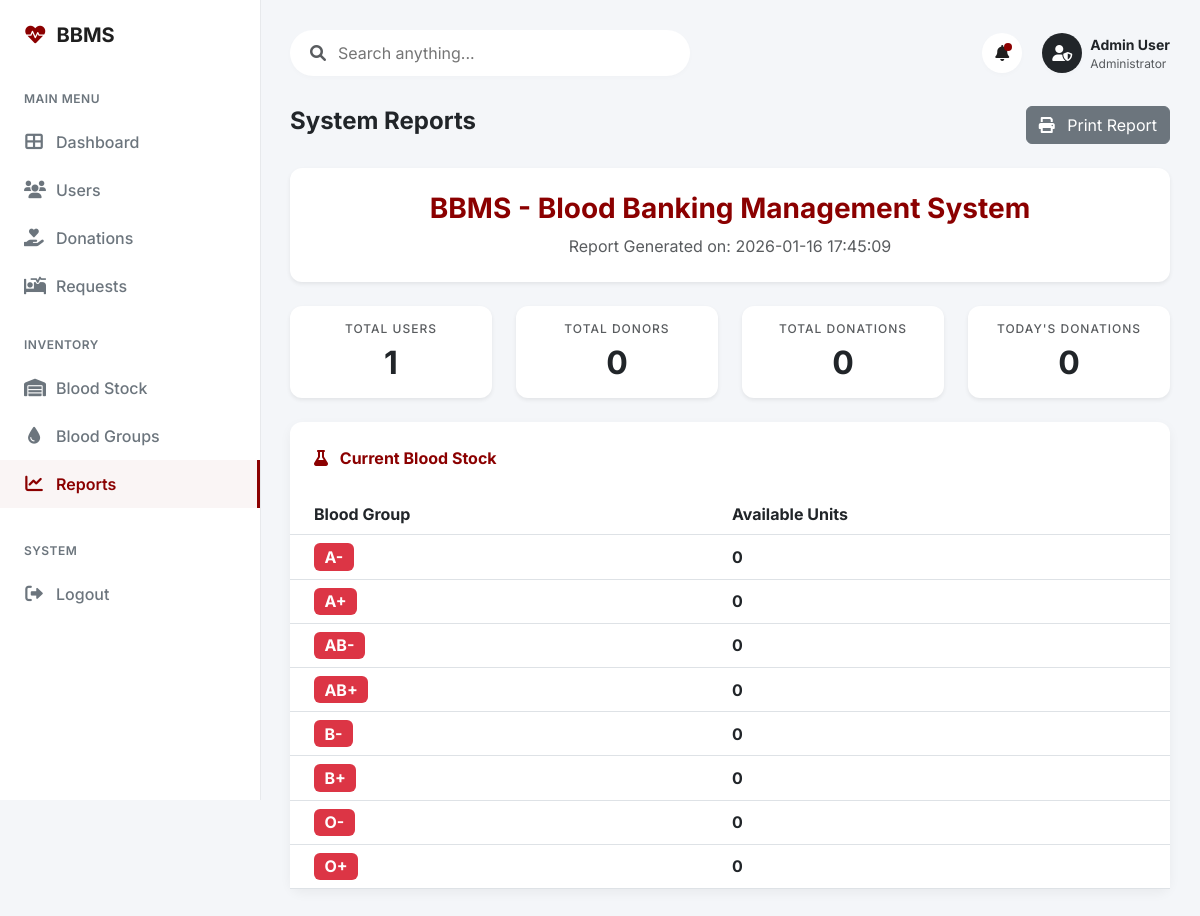
Page /admin/dashboard.php?page=reports (signed in) on the committed database.
### tables this page shows
CREATE TABLE `blood_store` (
  `id` int(11) NOT NULL AUTO_INCREMENT,
  `blood_group_id` int(11) NOT NULL,
  `available_units` int(11) NOT NULL DEFAULT 0,
  `updated_at` timestamp NOT NULL DEFAULT current_timestamp() ON UPDATE current_timestamp(),
  PRIMARY KEY (`id`),
  KEY `blood_group_id` (`blood_group_id`),
  CONSTRAINT `fk_store_blood_group` FOREIGN KEY (`blood_group_id`) REFERENCES `blood_groups` (`id`) ON DELETE CASCADE
);

CREATE TABLE `blood_groups` (
  `id` int(11) NOT NULL AUTO_INCREMENT,
  `group_name` varchar(5) NOT NULL,
  `created_at` timestamp NOT NULL DEFAULT current_timestamp(),
  PRIMARY KEY (`id`),
  UNIQUE KEY `group_name` (`group_name`)
);

### admin/views/reports_view.php (the view)
<?php
$stock = $pdo->query("SELECT bs.available_units, bg.group_name FROM blood_store bs JOIN blood_groups bg ON bs.blood_group_id = bg.id")->fetchAll();
$donations_total = $pdo->query("SELECT COUNT(*) FROM donations WHERE status='approved'")->fetchColumn();
$donations_today = $pdo->query("SELECT COUNT(*) FROM donations WHERE status='approved' AND DATE(approved_at) = CURDATE()")->fetchColumn();
$users_total = $pdo->query("SELECT COUNT(*) FROM users")->fetchColumn();
$donors_total = $pdo->query("SELECT COUNT(*) FROM users WHERE user_type='donor'")->fetchColumn();
?>
<div class="d-flex justify-content-between align-items-center mb-4">
    <h4 class="fw-bold text-dark">System Reports</h4>
    <button onclick="window.print();" class="btn btn-secondary"><i class="fas fa-print me-2"></i> Print
        Report</button>
</div>
<div class="row mb-4">
    <div class="col-md-12">
        <div class="card p-4 border-0 shadow-sm text-center card-custom">
            <h3 class="fw-bold text-primary-custom">
                <?php echo defined('APP_NAME') ? APP_NAME : 'BBMS'; ?>
            </h3>
            <p class="text-muted mb-0">Report Generated on:
                <?php echo date('Y-m-d H:i:s'); ?>
            </p>
        </div>
    </div>
</div>
<div class="row g-4 mb-4">
    <div class="col-md-3">
        <div class="card p-3 border-0 shadow-sm text-center card-custom h-100">
            <h6 class="text-muted text-uppercase mb-2" style="font-size:0.75rem; letter-spacing:1px;">Total
                Users</h6>
            <h2 class="fw-bold text-dark mb-0">
                <?php echo $users_total; ?>
            </h2>
        </div>
    </div>
    <div class="col-md-3">
        <div class="card p-3 border-0 shadow-sm text-center card-custom h-100">
            <h6 class="text-muted text-uppercase mb-2" style="font-size:0.75rem; letter-spacing:1px;">Total
                Donors</h6>
            <h2 class="fw-bold text-dark mb-0">
                <?php echo $donors_total; ?>
            </h2>
        </div>
    </div>
    <div class="col-md-3">
        <div class="card p-3 border-0 shadow-sm text-center card-custom h-100">
            <h6 class="text-muted text-uppercase mb-2" style="font-size:0.75rem; letter-spacing:1px;">Total
                Donations</h6>
            <h2 class="fw-bold text-dark mb-0">
                <?php echo $donations_total; ?>
            </h2>
        </div>
    </div>
    <div class="col-md-3">
        <div class="card p-3 border-0 shadow-sm text-center card-custom h-100">
            <h6 class="text-muted text-uppercase mb-2" style="font-size:0.75rem; letter-spacing:1px;">Today's
                Donations</h6>
            <h2 class="fw-bold text-dark mb-0">
                <?php echo $donations_today; ?>
            </h2>
        </div>
    </div>
</div>
<div class="card card-custom">
    <div class="card-header card-header-custom border-0">
        <i class="fas fa-flask me-2"></i> Current Blood Stock
    </div>
    <div class="card-body p-0">
        <div class="table-responsive">
            <table class="table table-hover align-middle mb-0">
                <thead class="bg-light">
                    <tr>
                        <th class="ps-4">Blood Group</th>
                        <th>Available Units</th>
                    </tr>
                </thead>
                <tbody>
                    <?php foreach ($stock as $s): ?>
                        <tr>
                            <td class="ps-4">
                                <span class="badge bg-danger fs-6">
                                    <?php echo htmlspecialchars($s['group_name']); ?>
                                </span>
                            </td>
                            <td class="fw-bold text-dark">
                                <?php echo $s['available_units']; ?>
                            </td>
                        </tr>
                    <?php endforeach; ?>
                </tbody>
            </table>
        </div>
    </div>
</div>

### assets/css/style.css (style rules this page uses)
:root { --primary-color: #D20F2E; --primary-hover: #b00c26; --text-dark: #0D0D0D; --bg-light: #F6F7FB; --white: #FFFFFF; --card-radius: 16px; }
body { font-family: 'Inter', sans-serif; background-color: var(--bg-light); color: var(--text-dark); }
.card-custom { background-color: var(--white); border: none; border-radius: var(--card-radius); box-shadow: 0 4px 12px rgba(0, 0, 0, 0.05); transition: transform 0.2s; }
.card-header-custom { background-color: transparent; border-bottom: 1px solid #f0f0f0; padding: 1.5rem; font-weight: 700; color: var(--primary-color); }
.text-primary-custom { color: var(--primary-color) !important; }
:root { --primary-color: #8B0000; --primary-light: #ab0000; --text-dark: #1F1F1F; --text-muted: #6C757D; --bg-light: #F4F6F9; --white: #FFFFFF; --sidebar-width: 260px; --header-height: 70px; --card-radius: 12px; }
body { background-color: var(--bg-light); font-family: 'Inter', sans-serif; }

### rows in the picture
blood_store: blood_group.group_name "A-", available_units "0"
blood_store: blood_group.group_name "A+", available_units "0"
blood_store: blood_group.group_name "AB-", available_units "0"
blood_store: blood_group.group_name "AB+", available_units "0"
blood_store: blood_group.group_name "B-", available_units "0"
blood_store: blood_group.group_name "B+", available_units "0"
blood_store: blood_group.group_name "O-", available_units "0"
blood_store: blood_group.group_name "O+", available_units "0"

### other values in the picture
APP_NAME "BBMS - Blood Banking Management System"
$users_total "1"
$donors_total "0"
$donations_total "0"
$donations_today "0"
